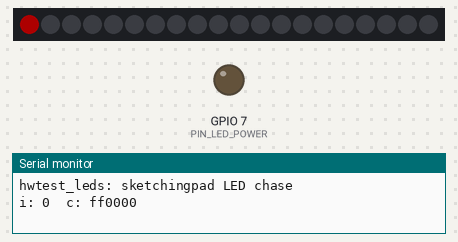
The sketch below on a simulated ESP32. Shown: 20 RGB LEDs in strip order, left to right, output pins drawn as LEDs (lit = HIGH), the last lines printed to the serial monitor. Dim RGB values are drawn brighter than linear.

Above: at 0.15 s.
At 3.16 s:
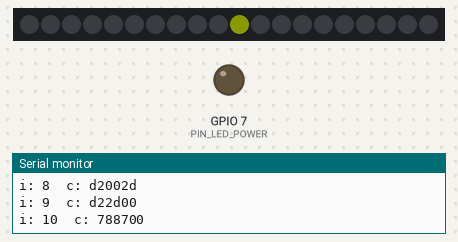
At 10.08 s:
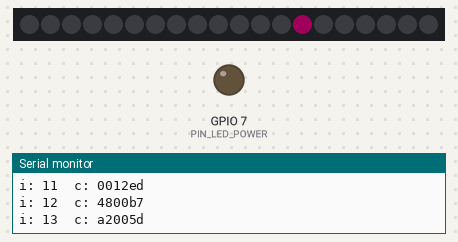
At 19.7 s:
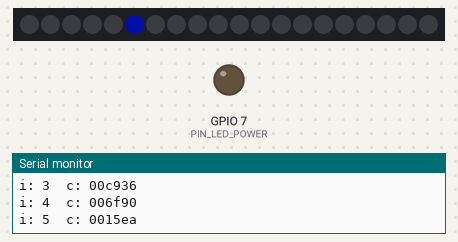
At 29.63 s:
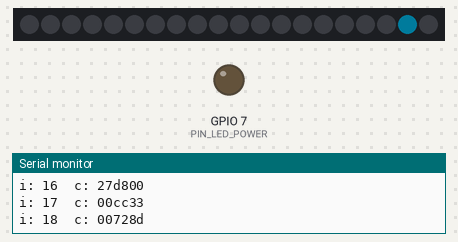
At 39.56 s:
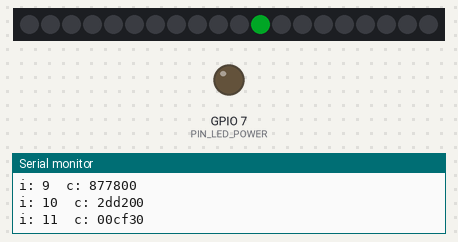

The sketch:

hwtest_leds.ino
```cpp
// (licence header left out)
#include <Adafruit_NeoPixel.h>

// sketchingpad_proto2 -> XIAO nRF52840:
//   LED_DAT   = D6 / TX
//   LED_POWER = D7 / RX  (P-FET gate: LOW = rail on)
#define PIN_LED_DATA  (6)
#define PIN_LED_POWER (7)

const int NUM_LEDS = 20;
const int LED_BRIGHTNESS = 50; // out of 255, ~0.2 like the CircuitPython test

Adafruit_NeoPixel leds(NUM_LEDS, PIN_LED_DATA, NEO_GRB + NEO_KHZ800);

// same 0-255 hue ramp as CircuitPython's rainbowio.colorwheel()
uint32_t colorwheel(uint8_t pos) {
  if (pos < 85) {
    return Adafruit_NeoPixel::Color(255 - pos * 3, pos * 3, 0);
  } else if (pos < 170) {
    pos -= 85;
    return Adafruit_NeoPixel::Color(0, 255 - pos * 3, pos * 3);
  }
  pos -= 170;
  return Adafruit_NeoPixel::Color(pos * 3, 0, 255 - pos * 3);
}

void setup() {
  Serial.begin(115200);

  // The LED power rail hangs off a P-FET whose gate is pulled up to its
  // source, so the rail is OFF until D7 is driven low.  Without this the
  // LEDs never light.
  pinMode(PIN_LED_POWER, OUTPUT);
  digitalWrite(PIN_LED_POWER, LOW);
  delay(2); // let ~2 uF of rail decoupling settle before clocking data in

  leds.begin();
  leds.setBrightness(LED_BRIGHTNESS);
  leds.clear();
  leds.show();

  Serial.println("hwtest_leds: sketchingpad LED chase");
}

int i = 0;

void loop() {
  uint32_t c = colorwheel(millis() / 10); // matches time.monotonic()*100

  leds.clear();
  leds.setPixelColor(i, c);
  leds.show();

  Serial.printf("i: %d  c: %06lx\n", i, (unsigned long)c);

  i = (i + 1) % NUM_LEDS;
  delay(300);
}
```
